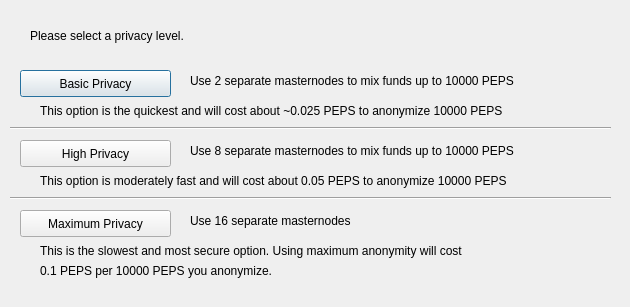
<?xml version="1.0" encoding="UTF-8"?>
<ui version="4.0">
 <class>ObfuscationConfig</class>
 <widget class="QDialog" name="ObfuscationConfig">
  <property name="geometry">
   <rect>
    <x>0</x>
    <y>0</y>
    <width>630</width>
    <height>307</height>
   </rect>
  </property>
  <property name="windowTitle">
   <string>Configure Obfuscation</string>
  </property>
  <widget class="QPushButton" name="buttonBasic">
   <property name="geometry">
    <rect>
     <x>20</x>
     <y>70</y>
     <width>151</width>
     <height>27</height>
    </rect>
   </property>
   <property name="text">
    <string>Basic Privacy</string>
   </property>
  </widget>
  <widget class="QPushButton" name="buttonHigh">
   <property name="geometry">
    <rect>
     <x>20</x>
     <y>140</y>
     <width>151</width>
     <height>27</height>
    </rect>
   </property>
   <property name="text">
    <string>High Privacy</string>
   </property>
  </widget>
  <widget class="QPushButton" name="buttonMax">
   <property name="geometry">
    <rect>
     <x>20</x>
     <y>210</y>
     <width>151</width>
     <height>27</height>
    </rect>
   </property>
   <property name="text">
    <string>Maximum Privacy</string>
   </property>
  </widget>
  <widget class="QLabel" name="label">
   <property name="geometry">
    <rect>
     <x>30</x>
     <y>20</y>
     <width>571</width>
     <height>31</height>
    </rect>
   </property>
   <property name="text">
    <string>Please select a privacy level.</string>
   </property>
  </widget>
  <widget class="QLabel" name="label_2">
   <property name="geometry">
    <rect>
     <x>190</x>
     <y>70</y>
     <width>421</width>
     <height>21</height>
    </rect>
   </property>
   <property name="text">
    <string>Use 2 separate masternodes to mix funds up to 10000 PEPS</string>
   </property>
  </widget>
  <widget class="QLabel" name="label_3">
   <property name="geometry">
    <rect>
     <x>190</x>
     <y>140</y>
     <width>411</width>
     <height>21</height>
    </rect>
   </property>
   <property name="text">
    <string>Use 8 separate masternodes to mix funds up to 10000 PEPS</string>
   </property>
  </widget>
  <widget class="QLabel" name="label_4">
   <property name="geometry">
    <rect>
     <x>190</x>
     <y>210</y>
     <width>421</width>
     <height>21</height>
    </rect>
   </property>
   <property name="text">
    <string>Use 16 separate masternodes</string>
   </property>
  </widget>
  <widget class="QLabel" name="label_6">
   <property name="geometry">
    <rect>
     <x>40</x>
     <y>100</y>
     <width>561</width>
     <height>21</height>
    </rect>
   </property>
   <property name="text">
    <string>This option is the quickest and will cost about ~0.025 PEPS to anonymize 10000 PEPS</string>
   </property>
  </widget>
  <widget class="QLabel" name="label_7">
   <property name="geometry">
    <rect>
     <x>40</x>
     <y>170</y>
     <width>561</width>
     <height>21</height>
    </rect>
   </property>
   <property name="text">
    <string>This option is moderately fast and will cost about 0.05 PEPS to anonymize 10000 PEPS</string>
   </property>
  </widget>
  <widget class="QLabel" name="label_8">
   <property name="geometry">
    <rect>
     <x>40</x>
     <y>240</y>
     <width>561</width>
     <height>21</height>
    </rect>
   </property>
   <property name="text">
    <string>This is the slowest and most secure option. Using maximum anonymity will cost</string>
   </property>
  </widget>
  <widget class="QLabel" name="label_9">
   <property name="geometry">
    <rect>
     <x>40</x>
     <y>260</y>
     <width>561</width>
     <height>21</height>
    </rect>
   </property>
   <property name="text">
    <string>0.1 PEPS per 10000 PEPS you anonymize.</string>
   </property>
  </widget>
  <widget class="Line" name="line">
   <property name="geometry">
    <rect>
     <x>10</x>
     <y>120</y>
     <width>601</width>
     <height>16</height>
    </rect>
   </property>
   <property name="orientation">
    <enum>Qt::Horizontal</enum>
   </property>
  </widget>
  <widget class="Line" name="line_2">
   <property name="geometry">
    <rect>
     <x>10</x>
     <y>190</y>
     <width>601</width>
     <height>16</height>
    </rect>
   </property>
   <property name="orientation">
    <enum>Qt::Horizontal</enum>
   </property>
  </widget>
 </widget>
 <resources/>
 <connections/>
</ui>
